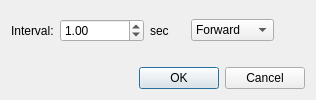
<?xml version="1.0" encoding="UTF-8"?>
<ui version="4.0">
 <class>SlideshowDialog</class>
 <widget class="QDialog" name="SlideshowDialog">
  <property name="windowModality">
   <enum>Qt::ApplicationModal</enum>
  </property>
  <property name="geometry">
   <rect>
    <x>0</x>
    <y>0</y>
    <width>316</width>
    <height>100</height>
   </rect>
  </property>
  <property name="windowTitle">
   <string>Slideshow</string>
  </property>
  <layout class="QGridLayout" name="gridLayout_2">
   <item row="0" column="0">
    <layout class="QVBoxLayout" name="verticalLayout">
     <item>
      <layout class="QHBoxLayout" name="horizontalLayout">
       <item>
        <widget class="QLabel" name="label">
         <property name="sizePolicy">
          <sizepolicy hsizetype="Minimum" vsizetype="Preferred">
           <horstretch>0</horstretch>
           <verstretch>0</verstretch>
          </sizepolicy>
         </property>
         <property name="text">
          <string>Interval:</string>
         </property>
        </widget>
       </item>
       <item>
        <widget class="QDoubleSpinBox" name="doubleSpinBoxInterval">
         <property name="minimum">
          <double>0.010000000000000</double>
         </property>
         <property name="maximum">
          <double>999999.989999999990687</double>
         </property>
         <property name="value">
          <double>1.000000000000000</double>
         </property>
        </widget>
       </item>
       <item>
        <widget class="QLabel" name="label_2">
         <property name="text">
          <string>sec</string>
         </property>
        </widget>
       </item>
       <item>
        <spacer name="horizontalSpacer_3">
         <property name="orientation">
          <enum>Qt::Horizontal</enum>
         </property>
         <property name="sizeType">
          <enum>QSizePolicy::Fixed</enum>
         </property>
         <property name="sizeHint" stdset="0">
          <size>
           <width>16</width>
           <height>10</height>
          </size>
         </property>
        </spacer>
       </item>
       <item>
        <widget class="QComboBox" name="comboBoxDirection">
         <item>
          <property name="text">
           <string>Forward</string>
          </property>
         </item>
         <item>
          <property name="text">
           <string>Backward</string>
          </property>
         </item>
        </widget>
       </item>
       <item>
        <spacer name="horizontalSpacer">
         <property name="orientation">
          <enum>Qt::Horizontal</enum>
         </property>
         <property name="sizeHint" stdset="0">
          <size>
           <width>40</width>
           <height>20</height>
          </size>
         </property>
        </spacer>
       </item>
      </layout>
     </item>
     <item>
      <layout class="QHBoxLayout" name="horizontalLayout_2">
       <item>
        <spacer name="horizontalSpacer_2">
         <property name="orientation">
          <enum>Qt::Horizontal</enum>
         </property>
         <property name="sizeHint" stdset="0">
          <size>
           <width>40</width>
           <height>10</height>
          </size>
         </property>
        </spacer>
       </item>
      </layout>
     </item>
    </layout>
   </item>
   <item row="1" column="0">
    <widget class="QDialogButtonBox" name="buttonBox">
     <property name="orientation">
      <enum>Qt::Horizontal</enum>
     </property>
     <property name="standardButtons">
      <set>QDialogButtonBox::Cancel|QDialogButtonBox::Ok</set>
     </property>
    </widget>
   </item>
  </layout>
 </widget>
 <resources/>
 <connections>
  <connection>
   <sender>buttonBox</sender>
   <signal>accepted()</signal>
   <receiver>SlideshowDialog</receiver>
   <slot>accept()</slot>
   <hints>
    <hint type="sourcelabel">
     <x>248</x>
     <y>254</y>
    </hint>
    <hint type="destinationlabel">
     <x>157</x>
     <y>274</y>
    </hint>
   </hints>
  </connection>
  <connection>
   <sender>buttonBox</sender>
   <signal>rejected()</signal>
   <receiver>SlideshowDialog</receiver>
   <slot>reject()</slot>
   <hints>
    <hint type="sourcelabel">
     <x>316</x>
     <y>260</y>
    </hint>
    <hint type="destinationlabel">
     <x>286</x>
     <y>274</y>
    </hint>
   </hints>
  </connection>
 </connections>
</ui>
